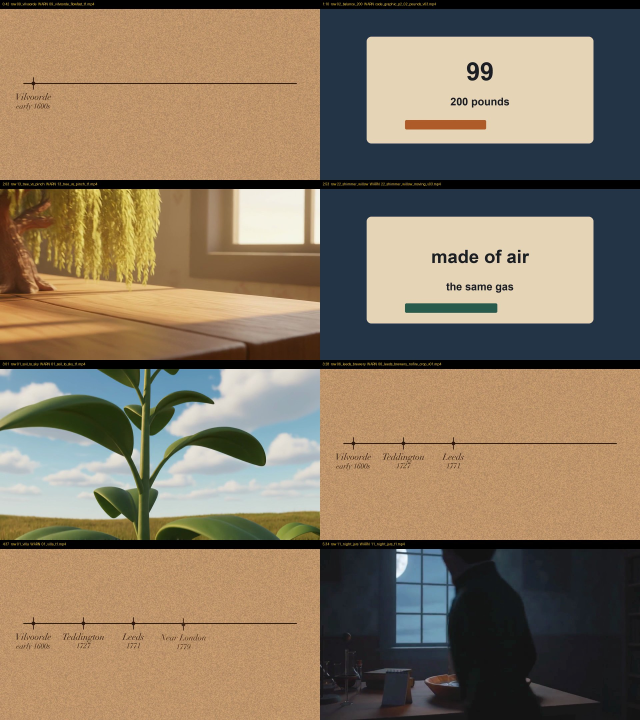
#> input picture 02_Video-Projects/006_Trees-Are-Made-Of-Air/07_Edit-Project/full_join_v01_teach/picture_qa_review.jpg, 1920 x 2160 px (shown at 1/3 size)
$ python -i _mint_part04_flow_v19.py   (imports and definitions only)
#> lines starting #> are read from the running program, lines starting #| are printed output that depends on the picture
#!/usr/bin/env python3
"""Part 04 Flow remint v19 — UAT HARD FAIL bible 43d9405 (publish ghost + explorer).

Parent FAIL: hos_002_part04_rough_v18.mp4
  sha256 05fb0a2b34dba1a8347ab74b2abc987fd406bef356b82b55f1a0e8ddb88cc6b5

Remint ONLY via Flow Ultra real gallery mp4 harvest:
  11_publish_gaps · 11b_wait_and_hunt · 06_explorer_leaves_gap

NO PAINT FALLBACK. NO temporal-median. NO brightness-motion paint.
If harvest empty / MAD-high doubles → reject + retry. STOP to CoS only after real retries.

Flow: the studio Ultra account (credits confirmed 8000+). Scores → CoS. No PASS. No Ben ping.
"""
from __future__ import annotations
import faulthandler

# [6 lines left out: function _account_sha256, not called in this run]


def _blob_account_sha256s(text: str) -> set[str]:
    import re as _re
    return {_account_sha256(e) for e in _re.findall(r"[A-Za-z0-9._%+-]+@(?:gmail|googlemail)\.com", text or "", _re.I)}

# [1 line not run here, left out]

import hashlib
import json
import os
import shutil
import subprocess
import sys
import time
from pathlib import Path

from PIL import Image, ImageChops, ImageFilter, ImageStat
from playwright.sync_api import sync_playwright

REPO = Path(__file__).resolve().parents[3]
sys.path.insert(0, str(REPO / "04_Audio" / "tools"))
import orbit_flow_veo_ui as flow  # noqa: E402

flow.FLOW_HOME = os.environ.get("ORBIT_FLOW_HOME", "https://flow.google.com/")

PROJ = Path(__file__).resolve().parents[1]
RAW = PROJ / "04_Generated-Clips/part04/raw/v19_fast"
REJECTED = RAW / "_rejected"
QA = PROJ / "07_Edit-Project/_qa_part04_v19_flow"
META = PROJ / "07_Edit-Project/part04_mint_flow_v19_meta.json"
STARTS = PROJ / "04_Generated-Clips/part04/refs/v19_start_frames"
HARVEST = Path(__file__).resolve().parent / "_harvest_newest_gallery_v01.py"
FORCE_DL = Path(__file__).resolve().parent / "_harvest_force_download_v04.py"
EDIT_DL = Path(__file__).resolve().parent / "_harvest_part04_v11_edit_download.py"

MODEL = os.environ.get("ORBIT_FLOW_VEO_MODEL", "Veo 3.1 - Fast")
PROFILE = Path(os.environ.get("ORBIT_FLOW_PROFILE", str(Path.home() / ".playwright-hos-flow-profile")))
CDP_URL = os.environ.get("ORBIT_FLOW_CDP", "http://127.0.0.1:9222")
REQUIRE_CDP = os.environ.get("HOS_FLOW_REQUIRE_CDP", "1") == "1"
REQUIRED_FLOW_EMAIL = "81a01c9d841483f444008cd69e98b26019e032ed75b5e33e17409a76c6525ce9"
ALLOWED_FLOW_EMAILS = {REQUIRED_FLOW_EMAIL, "1060171615b311ab416fccd36a51024de12b5fe8b815e6ccd3d3dde67ffad99f"}
FORBIDDEN_FLOW_EMAIL = "93b0f97ef00986fa90ead10a83be910d43707ddc8023daa2018ed1d95cbbb9d4"
MAX_CREATES = int(os.environ.get("HOS_V19_MAX_CREATES", "3"))
HARVEST_WAIT_S = int(os.environ.get("HOS_FLOW_HARVEST_WAIT_S", "480"))
PARENT_V18_SHA = "05fb0a2b34dba1a8347ab74b2abc987fd406bef356b82b55f1a0e8ddb88cc6b5"

STYLE = (
    "Animistry-class stylised 3D cartoon (NOT photoreal). "
    "ONE continuous 1869 chemist desk at night: honey wood desktop, soft warm lamp, "
    "flat parchment grid sheet OR floating element cards, coloured flasks. "
    "Silent. No Orbit. No Ken Burns still. No paint / no double-exposure."
)
CLEAN = (
    "CLEAN LIGHT: soft warm desk-lamp glow ONLY — no lava, no blown jagged white, "
    "no stepped banding rings on the lamp shade. "
    "Empty Chairs = ONE soft rectangular panel glow ONLY — never double edge."
)
SHARP = (
    "LATE SHOTS SHARP / SINGLE EXPOSURE (HARD): every frame finished. "
    "ZERO horizontal ghost doubles, ZERO double-exposure edges, ZERO left-half mush, "
    "ZERO jitter trail on grid lines / flasks / lamp / magnifier. "
    "ONE solid lamp, ONE solid flask set / card set, ONE solid grid. "
    "LOCKED or VERY GENTLE camera — prefer locked tripod settle over any pan that smears edges."
)
REJECT = (
    "HARD REJECT: horizontal ghost doubles; double-exposure; unfinished mush; "
    "garbled cards / striping; lamp banding; face-cloud blot; black hole dots in hair; "
    "photoreal; Orbit; twins; hat."
)

PROMPTS = {
    "11_publish_gaps": (
        "Image-to-video from the attached start frame. PUBLISH THE GAPS beat: "
        "sharp finished 3D cartoon desk — flat grid, coloured flasks, cards, magnifier, warm lamp. "
        "LOCKED CAMERA or tiny settle only — do NOT pan horizontally (horizontal pan causes ghost doubles). "
        "ZERO horizontal ghost on grid lines, flasks, lamp, magnifier in every frame. "
        "No Explorer. Continuous subtle object settle only. Silent. "
        + CLEAN + " " + SHARP + " " + REJECT + " " + STYLE
    ),
    "11b_wait_and_hunt": (
        "Image-to-video from the attached start frame. Wait-and-hunt beat: "
        "published flat grid with empty circular holes, flasks, soft lamp. "
        "LOCKED CAMERA or tiny settle only — no horizontal smear. "
        "ZERO ghost doubles on grid / flasks / lamp. No Explorer. Silent. "
        + CLEAN + " " + SHARP + " " + REJECT + " " + STYLE
    ),
    "06_explorer_leaves_gap": (
        "Image-to-video from the attached start frame. Explorer garnish beat: "
        "KEEP this exact back-view Explorer — finished wavy brown crown / bun, "
        "NO face-cloud blot, NO black hole dots in hair/scalp, gold glasses rim readable, "
        "teal coat, clean readable H/C/N/O cards (no garbled striping), clean warm lamp (no banding). "
        "LOCKED CAMERA or tiny settle. Continuous subtle motion only. Silent. "
        + CLEAN + " " + SHARP + " " + REJECT + " " + STYLE
    ),
}


# [31 lines left out: functions sha256, safe_close, extract, mad, not called in this run]


def ghost_pair_frac(path: Path) -> float:
    e = Image.open(path).convert("L").filter(ImageFilter.FIND_EDGES)
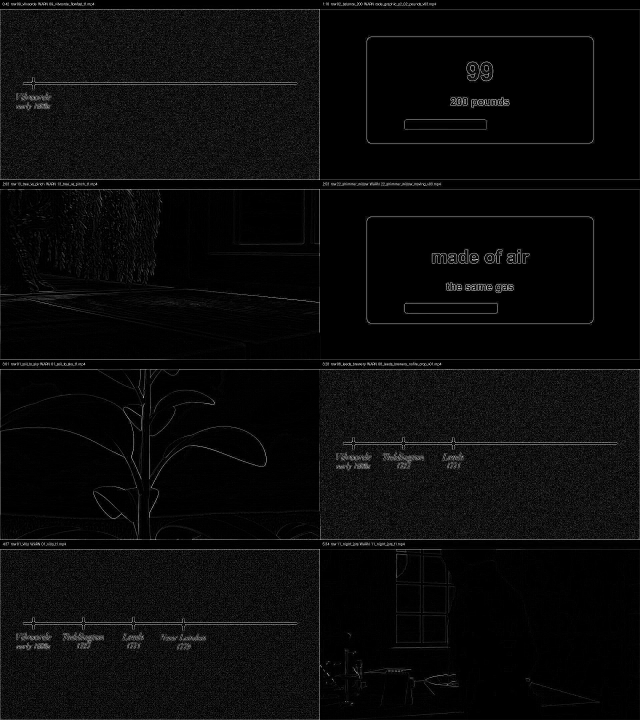
#> e: PIL image 1920x2160 L (shown at 1/3 size); min 0, max 255, mean 9.8
    w, h = e.size
#> w = 1920; h = 2160
    crop = e.crop((0, int(h * 0.35), w, int(h * 0.75)))
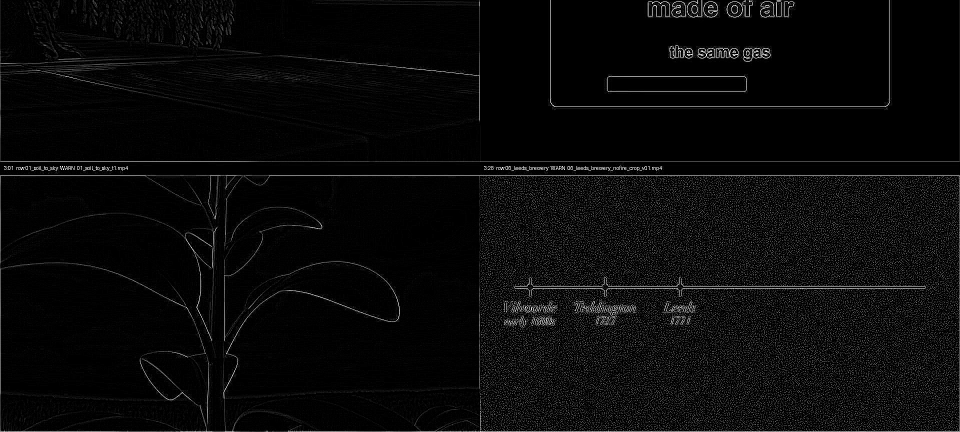
#> crop: PIL image 1920x864 L (shown at 1/2 size); min 0, max 255, mean 9.7
    px = crop.load()
    cw, ch = crop.size
#> cw = 1920; ch = 864
    strong = 40
    total = sum(1 for y in range(ch) for x in range(cw) if px[x, y] > strong)
#> total = 125196
    best = 0.0
    for dx in range(4, 12):
        hits = 0
        for y in range(ch):
            for x in range(cw - dx):
                if px[x, y] > strong and px[x + dx, y] > strong:
                    hits += 1
        best = max(best, hits / max(total, 1))
    return best


# [37 lines left out: function qa_clip, not called in this run]


def accept_mp4(path: Path) -> bool:
    return path.exists() and path.stat().st_size >= 400_000


# [354 lines left out: functions run_harvest, run_force_download, run_edit_download, assert_auth, mint_one, main, not called in this run]


# [8 lines not run here, left out]

>>> result = ghost_pair_frac('../../006_Trees-Are-Made-Of-Air/07_Edit-Project/full_join_v01_teach/picture_qa_review.jpg')
#> result = 0.285

$ run again, on 02_Video-Projects/007_The-First-Vaccine/10_Shorts/qa_s04_smallpox_test_v04/s04_smallpox_test_v04_end.jpg
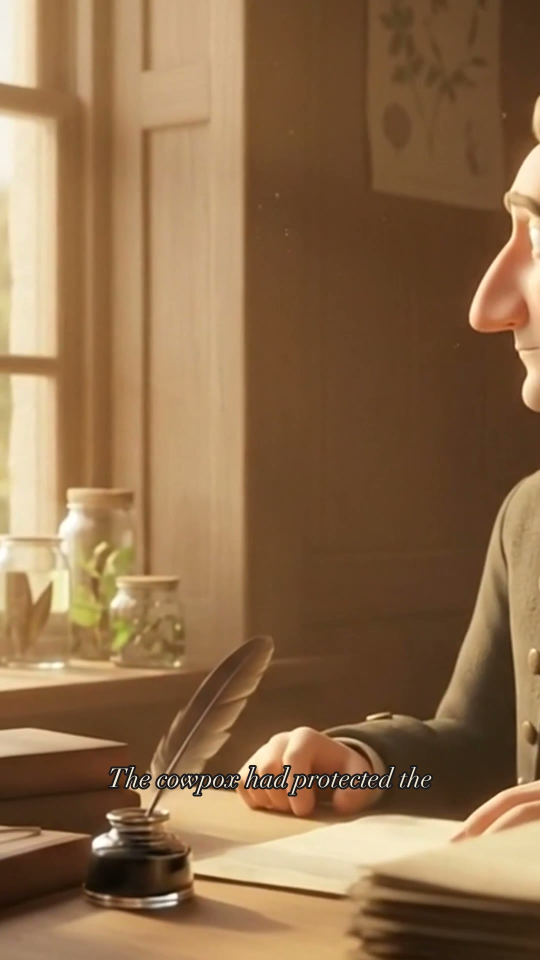
#> input picture 02_Video-Projects/007_The-First-Vaccine/10_Shorts/qa_s04_smallpox_test_v04/s04_smallpox_test_v04_end.jpg, 1080 x 1920 px (shown at 1/2 size)
#> in ghost_pair_frac, `e = Image.open(path).convert("L").filter(ImageFilter.FIND_EDGES)`:
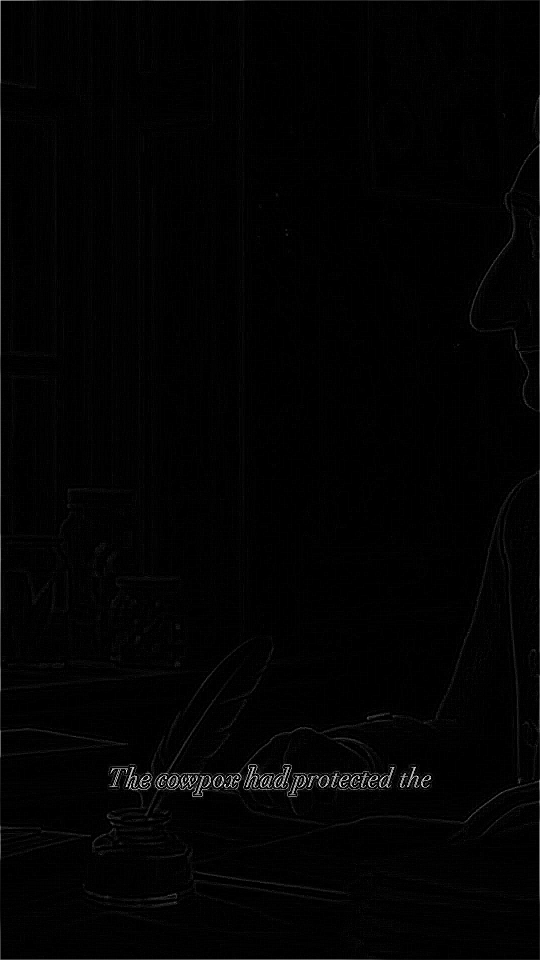
#> e: PIL image 1080x1920 L (shown at 1/2 size); min 0, max 255, mean 2.7
#> in ghost_pair_frac, `crop = e.crop((0, int(h * 0.35), w, int(h * 0.75)))`:
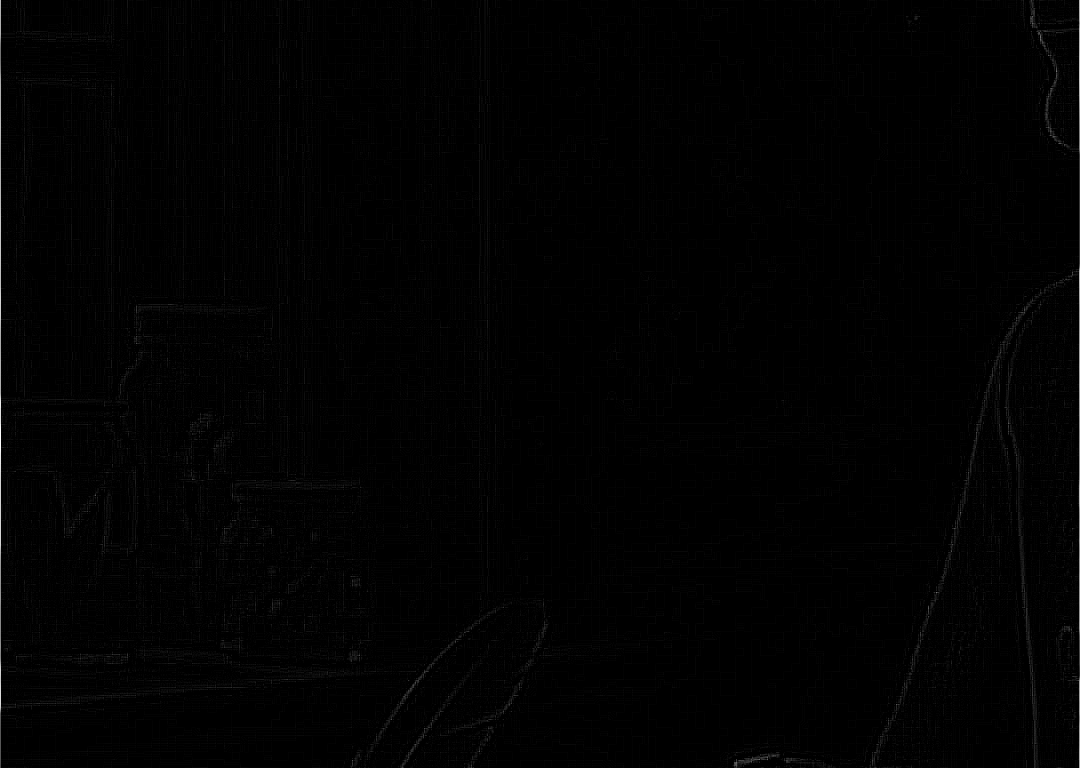
#> crop: PIL image 1080x768 L; min 0, max 254, mean 1.7
#> total = 2375
#> result = 0.0198
